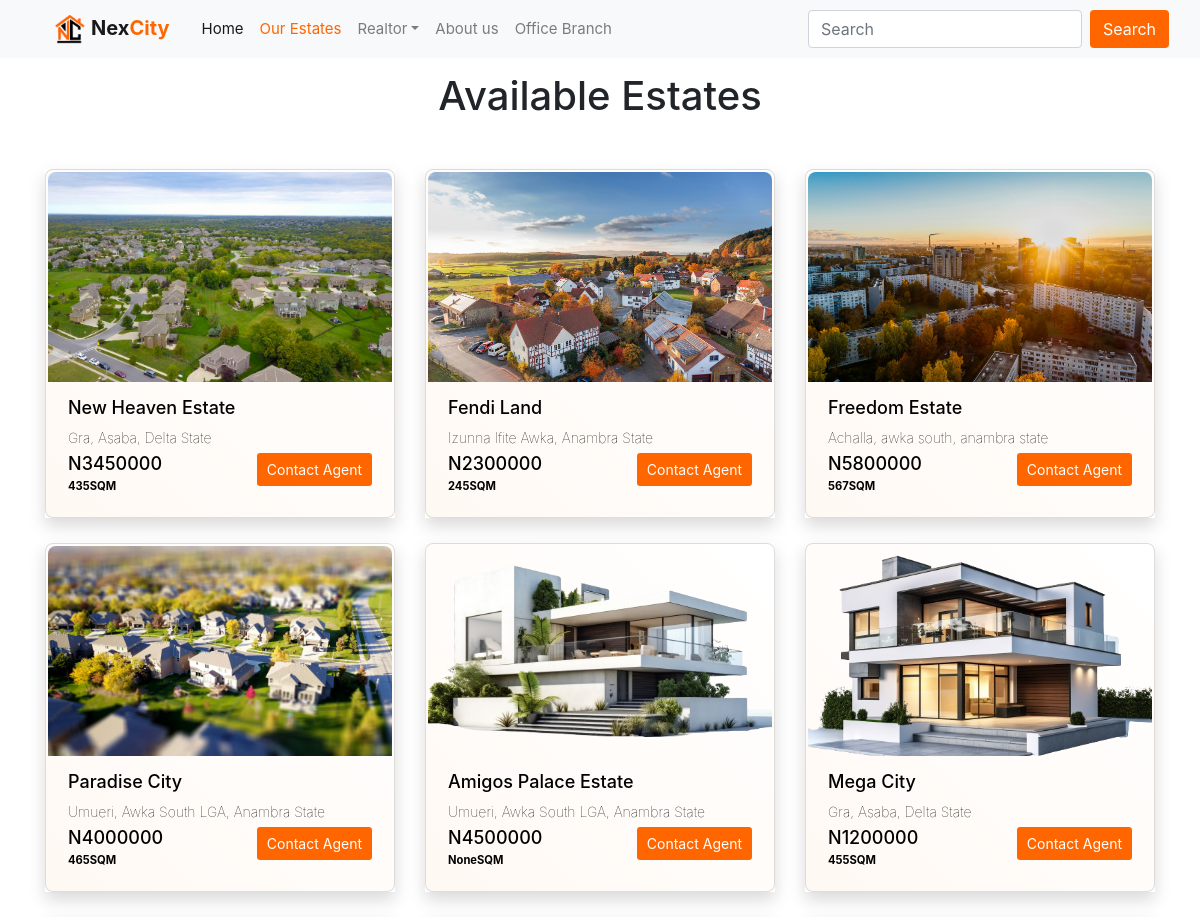
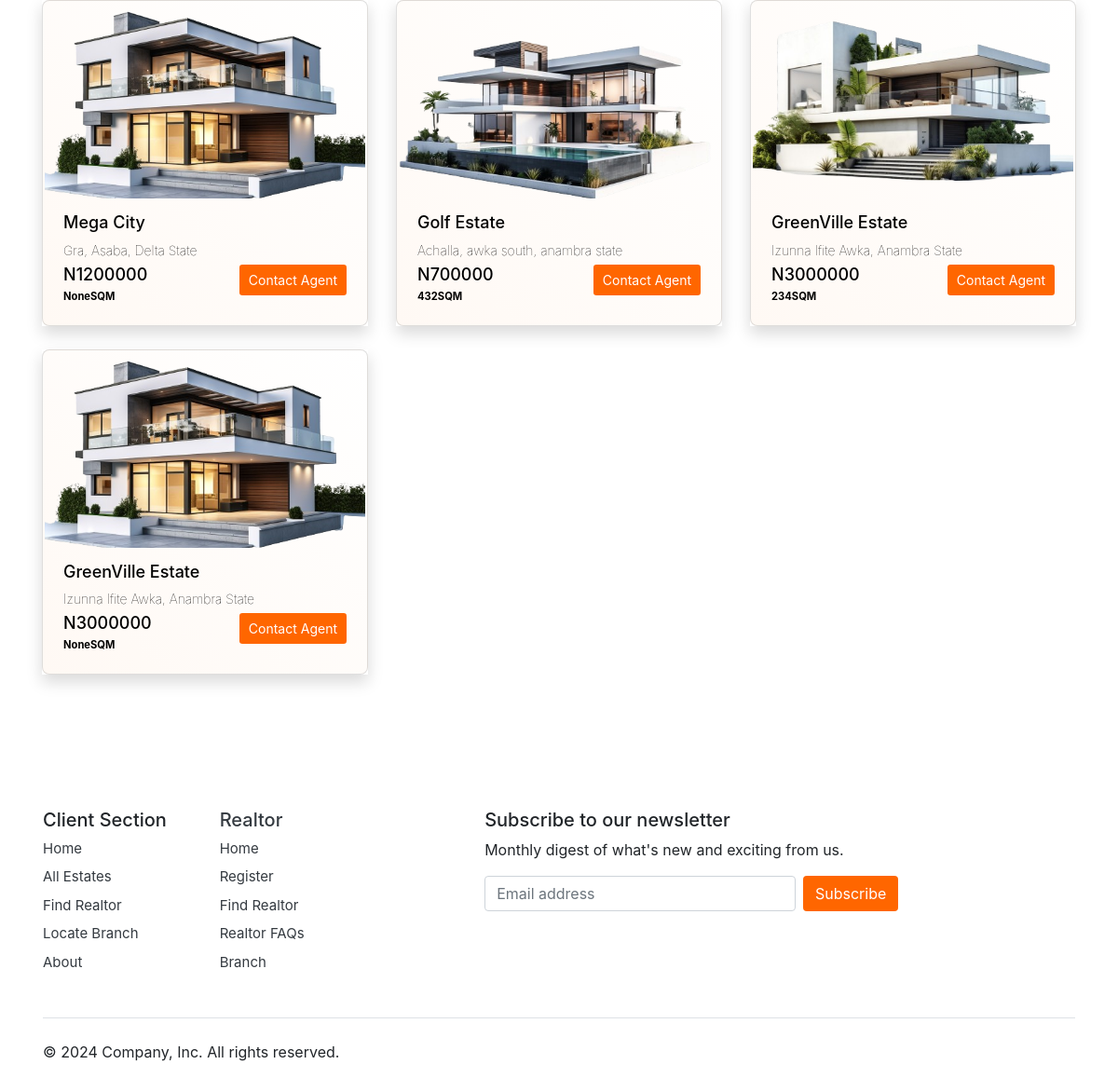
/all_listing/, run on the app's committed database (2 pictures, top to bottom).
### estate/models.py (models this page shows)
class Estate(models.Model):
    title= models.CharField(max_length = 100)
    location= models.CharField(max_length = 400)
    documents = models.CharField(max_length = 400)
    landmarks= models.CharField(max_length = 400)
    features= models.TextField(blank=True)
    price= models.IntegerField()
    size= models.IntegerField(null=True, default="465")
    discounted_price = models.DecimalField(max_digits=100, decimal_places = 0, blank=True, null = True)
    image = models.ImageField(default='\image\pexels-pixabay-280221.jpg', upload_to='image/', blank=True, null=True)
    subscription_form = models.FileField(upload_to='subscription/', blank=True, null=True, default='\image\pexels-pixabay-280221.jpg')
    c_of_o = models.CharField(null=True, max_length=100, blank=True)
    google_map = models.TextField(blank=True)

### estate/views.py (the view)
# urls.py: path('all_listing/', views.all_listing),
def all_listing(request):
    estate = Estate.objects.order_by('-id')
    return render(request, "all_listing.html", locals())

### estate/templates/all_listing.html (shortened to what this page needs)
{%extends 'base.html' %}
{%load static %}
{%  block body %}
<div class="container"><br><br>
<h1 class="text-center m-sm-4 ">Available Estates</h1>
<div class="row">
    {% for i in estate %}
    <div class="col-md-4 col-sm-6 ">
    <div class="cards shadow">
      <a href="/land_details/{{i.id}}" class="card">
        <img src="{{i.image.url}}" alt="">
        <div class="card_body">
          <h5 class="card_title" style="text-decoration: none;">{{i.title}}</h5>
          <p class="card_text" style="margin-bottom: 5px;">{{i.location}}</p>
          <div class="d-flex justify-content-between">
            <div>
              <h6 class="card_title" style="text-decoration: none; margin: 0;">N{{i.price}}</h6>
          <p style="margin: 0;"><small class="fw-bold">{{i.size}}SQM</small></p>
          </div>
          <div>
            <button class="btn-sm btn-oranger" > Contact Agent</button>
          </div>
        </div>
        </div>
      </a>
    </div>
  </div>
    {% endfor %}</div>
</div>
{%endblock %}

### estate/static/css/style.css (style rules this page uses)
.btn-oranger { background-color: rgb(255, 102, 0); color: white; border-color: rgba(240, 248, 255, 0); }
.cards { display: flex; margin-top: 25px; gap: 50px; flex-wrap: wrap; }
.card { flex-grow: 1; flex-basis: 300px; background:linear-gradient(45deg, #fff9f4, #ffffff ); padding: 2px; border-radius: 8px; text-decoration: none; }
.card img { width: 100%; height: 210px; object-fit: cover; border-radius: 8px 8px 0 0; }
.card_body { text-align: start; padding: 15px 20px 20px; color: black; }
.card_title { font-size: 18px; font-weight: 500; text-decoration: none; padding: 0; }
.card_body { font-size: 14px; font-weight: lighter; }

### estate/templates/base.html (style rules this page uses)
.btn-oranger { background-color: rgb(255, 102, 0); color: white; border-color: rgba(240, 248, 255, 0); }
.cards { display: flex; margin-top: 25px; gap: 50px; flex-wrap: wrap; }
.card { flex-grow: 1; flex-basis: 300px; background:linear-gradient(45deg, #fff9f4, #ffffff ); padding: 2px; border-radius: 8px; text-decoration: none; }
.card img { width: 100%; height: 210px; object-fit: cover; border-radius: 8px 8px 0 0; }
.card_body { text-align: start; padding: 15px 20px 20px; color: black; }
.card_title { font-size: 18px; font-weight: 500; text-decoration: none; padding: 0; }
.card_body { font-size: 14px; font-weight: lighter; }

### data on the page
Estate: image (picture), title "New Heaven Estate", location "Gra, Asaba, Delta State", price "3450000", size "435"
Estate: image (picture), title "Fendi Land", location "Izunna Ifite Awka, Anambra State", price "2300000", size "245"
Estate: image (picture), title "Freedom Estate", location "Achalla, awka south, anambra state", price "5800000", size "567"
Estate: image (picture), title "Paradise City", location "Umueri, Awka South LGA, Anambra State", price "4000000", size "465"
Estate: image (picture), title "Amigos Palace Estate", location "Umueri, Awka South LGA, Anambra State", price "4500000", size "None"
Estate: image (picture), title "Mega City", location "Gra, Asaba, Delta State", price "1200000", size "455"
Estate: image (picture), title "Mega City", location "Gra, Asaba, Delta State", price "1200000", size "None"
Estate: image (picture), title "Golf Estate", location "Achalla, awka south, anambra state", price "700000", size "432"
Estate: image (picture), title "GreenVille Estate", location "Izunna Ifite Awka, Anambra State", price "3000000", size "234"
Estate: image (picture), title "GreenVille Estate", location "Izunna Ifite Awka, Anambra State", price "3000000", size "None"
